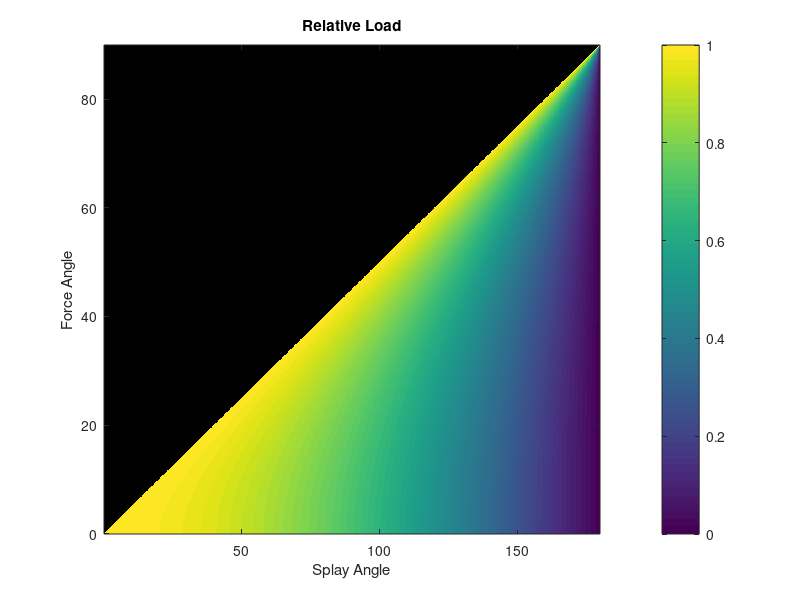

Here is the MATLAB script that generated this plot: (Note: this script raises an error after producing the figure.)
% Theta = linspace(0, pi/2, 9+1);
% Theta = Theta(2:end-1);
% Phi = linspace(0, pi/2, 9+1)';
% Phi = Phi(1:end-1);
% 
% W = zeros(length(Phi), length(Theta));
% 
% syms f psi
% for i = 1:length(Phi)
%     for j = 1:length(Theta)
%         phi = Phi(i);
%         theta = Theta(j);
%         f1 = f*cos(psi-theta);
%         f2 = f*cos(psi);
%         f3 = f*cos(psi+theta);
%         eq1 = f1*cos(theta) + f2 + f3*cos(theta) == cos(phi);
%         eq2 = f1*sin(theta) - f3*sin(theta) == sin(phi);
%         psi0 = solve(eq1, psi);
%         psi0 = psi0(subs(psi0, f, 1) > 0);
%         F = double(solve(subs(eq2, psi, psi0(1)), f));
%         F = F(F > 0);
%         Psi1 = double(solve(subs(eq1, 'f', F), psi));
%         Psi2 = double(solve(subs(eq2, 'f', F), psi));
%         % Need to get f1 not f, and check that f3 > 0
%         W(i, j) = 1/(3*F);
%     end
% end
% theta = Theta;
% phi = Phi;
% W(theta < phi) = NaN;
% F = 1./W;
% 
% figure(1);
% imagesc(rad2deg(theta), rad2deg(phi), W)
% xlabel('Splay Angle')
% ylabel('Force Angle')
% title('Maximum Load')
% colorbar
% caxis([0,1])
% set(gca,'YDir','normal')
% 
% figure(2);
% [~,I] = min(F, [], 2, 'omitnan');
% theta_opt = theta(I);
% plot(rad2deg(phi), rad2deg(theta_opt));
% xlabel('Force Angle');
% ylabel('Optimal Splay Angle');
% 
% figure(3);
% Fopt = F(:,I);
% for i = 1:length(phi)
%     Fopt(i+1:end, i) = 0;
% end
% Fmax = max(Fopt, [], 1);
% plot(rad2deg(phi), 1./Fmax);
% xlabel('Force Angle');
% ylabel('Maximum Load');
% return

theta = linspace(0, pi/2, 900+1);
theta = theta(2:end-1);
phi = linspace(0, pi/2, 900+1)';
phi = phi(1:end-1);
F = 2*sin(phi+theta)./(2*cos(theta).*sin(theta));
F2 = 2*sin(-phi+theta)./(2*cos(theta).*sin(theta));
F = (F + F2)/2;
F(theta < phi) = NaN;
W = 1./F;

theta = theta*2;

figure(1);
imagesc(rad2deg(theta), rad2deg(phi), W)
xlabel('Splay Angle')
ylabel('Force Angle')
title('Relative Load')
colorbar
caxis([0,1])
set(gca,'YDir','normal')

figure(2);
[~,I] = min(F, [], 2, 'omitnan');
theta_opt = theta(I);
plot(rad2deg(phi), rad2deg(theta_opt));
xlabel('Maximum Force Angle');
ylabel('Optimal Splay Angle');
xlim([0,90]);
ylim([0,180]);

figure(3);
Fopt = F(:,I);
for i = 1:length(phi)
    Fopt(i+1:end, i) = 0;
end
Fmax = max(Fopt, [], 1);
plot(rad2deg(phi), 1./Fmax);
xlabel('Force Angle');
ylabel('Tangential Force Ratio');
xlim([0,90]);

figure(4);
y = [-1; 0; 1];
torque = cos(theta) + y*sin(theta);
plot(rad2deg(theta), torque);
legend('-1', '0', '1')